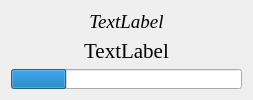
<?xml version="1.0" encoding="UTF-8"?>
<ui version="4.0">
 <class>SeasonView</class>
 <widget class="QWidget" name="SeasonView">
  <property name="geometry">
   <rect>
    <x>0</x>
    <y>0</y>
    <width>253</width>
    <height>99</height>
   </rect>
  </property>
  <property name="windowTitle">
   <string>Form</string>
  </property>
  <layout class="QVBoxLayout" name="verticalLayout">
   <item>
    <widget class="QLabel" name="labelDescription">
     <property name="font">
      <font>
       <family>Georgia</family>
       <pointsize>14</pointsize>
       <weight>50</weight>
       <italic>true</italic>
       <bold>false</bold>
      </font>
     </property>
     <property name="styleSheet">
      <string notr="true">font: italic 14pt &quot;Georgia&quot;;</string>
     </property>
     <property name="text">
      <string>TextLabel</string>
     </property>
     <property name="alignment">
      <set>Qt::AlignCenter</set>
     </property>
    </widget>
   </item>
   <item>
    <widget class="QLabel" name="labelTime">
     <property name="font">
      <font>
       <family>Georgia</family>
       <pointsize>16</pointsize>
       <weight>50</weight>
       <italic>false</italic>
       <bold>false</bold>
      </font>
     </property>
     <property name="styleSheet">
      <string notr="true">font: 16pt &quot;Georgia&quot;;</string>
     </property>
     <property name="text">
      <string>TextLabel</string>
     </property>
     <property name="alignment">
      <set>Qt::AlignCenter</set>
     </property>
    </widget>
   </item>
   <item>
    <widget class="QProgressBar" name="progressBarTime">
     <property name="sizePolicy">
      <sizepolicy hsizetype="Expanding" vsizetype="Fixed">
       <horstretch>0</horstretch>
       <verstretch>0</verstretch>
      </sizepolicy>
     </property>
     <property name="minimumSize">
      <size>
       <width>0</width>
       <height>20</height>
      </size>
     </property>
     <property name="maximumSize">
      <size>
       <width>16777215</width>
       <height>20</height>
      </size>
     </property>
     <property name="value">
      <number>24</number>
     </property>
     <property name="textVisible">
      <bool>false</bool>
     </property>
    </widget>
   </item>
  </layout>
 </widget>
 <resources/>
 <connections/>
</ui>
